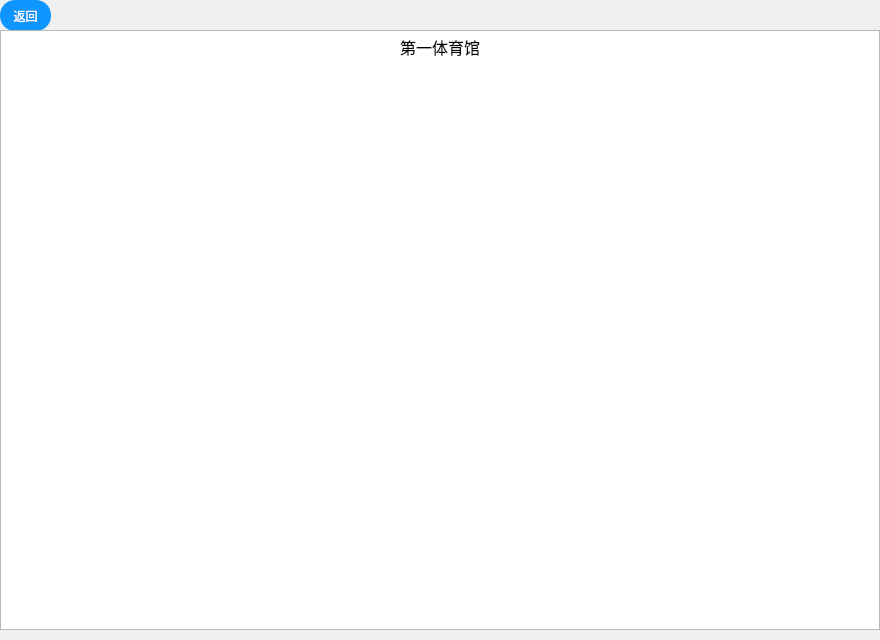
<?xml version="1.0" encoding="UTF-8"?>
<ui version="4.0">
 <class>e_yiti</class>
 <widget class="QDialog" name="e_yiti">
  <property name="geometry">
   <rect>
    <x>0</x>
    <y>0</y>
    <width>880</width>
    <height>640</height>
   </rect>
  </property>
  <property name="windowTitle">
   <string>Dialog</string>
  </property>
  <widget class="QPushButton" name="pushButton">
   <property name="geometry">
    <rect>
     <x>0</x>
     <y>0</y>
     <width>51</width>
     <height>31</height>
    </rect>
   </property>
   <property name="styleSheet">
    <string notr="true">QPushButton
{
    font-family:Microsoft Yahei;
    font:=20px;
    color:white;
    background-color:rgb(14 , 150 , 254);
    border-radius:15px;
    height:20px;
    width:20px;
}

QPushButton:hover
{
    background-color:rgb(44 , 137 , 255);
}

QPushButton:pressed
{
    background-color:rgb(14 , 150 , 254);
    padding-left:3px;
    padding-top:3px;
}</string>
   </property>
   <property name="text">
    <string>返回</string>
   </property>
  </widget>
  <widget class="QTextBrowser" name="textBrowser">
   <property name="geometry">
    <rect>
     <x>0</x>
     <y>30</y>
     <width>880</width>
     <height>600</height>
    </rect>
   </property>
   <property name="html">
    <string>&lt;!DOCTYPE HTML PUBLIC &quot;-//W3C//DTD HTML 4.0//EN&quot; &quot;http://www.w3.org/TR/REC-html40/strict.dtd&quot;&gt;
&lt;html&gt;&lt;head&gt;&lt;meta name=&quot;qrichtext&quot; content=&quot;1&quot; /&gt;&lt;meta charset=&quot;utf-8&quot; /&gt;&lt;style type=&quot;text/css&quot;&gt;
p, li { white-space: pre-wrap; }
hr { height: 1px; border-width: 0; }
li.unchecked::marker { content: &quot;\2610&quot;; }
li.checked::marker { content: &quot;\2612&quot;; }
&lt;/style&gt;&lt;/head&gt;&lt;body style=&quot; font-family:'Microsoft YaHei UI'; font-size:9pt; font-weight:400; font-style:normal;&quot;&gt;
&lt;p align=&quot;center&quot; style=&quot; margin-top:0px; margin-bottom:0px; margin-left:0px; margin-right:0px; -qt-block-indent:0; text-indent:0px;&quot;&gt;&lt;span style=&quot; font-family:'楷体'; font-size:12pt;&quot;&gt;第一体育馆&lt;/span&gt;&lt;/p&gt;
&lt;p style=&quot; margin-top:0px; margin-bottom:0px; margin-left:0px; margin-right:0px; -qt-block-indent:0; text-indent:0px;&quot;&gt;&lt;img src=&quot;:/e/eGym/yiti.jpg&quot; /&gt;&lt;/p&gt;&lt;/body&gt;&lt;/html&gt;</string>
   </property>
  </widget>
 </widget>
 <resources/>
 <connections/>
</ui>
